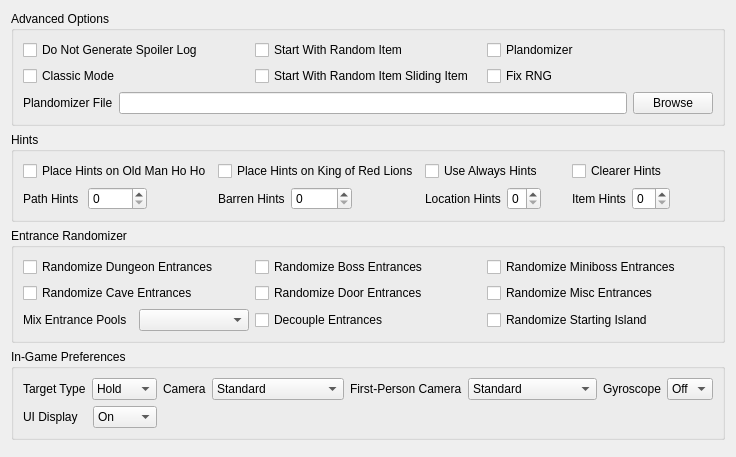
          <widget class="QWidget" name="tab_4">
           <property name="sizePolicy">
            <sizepolicy hsizetype="Preferred" vsizetype="Fixed">
             <horstretch>0</horstretch>
             <verstretch>0</verstretch>
            </sizepolicy>
           </property>
           <attribute name="title">
            <string>Advanced Options</string>
           </attribute>
           <layout class="QVBoxLayout" name="verticalLayout_12">
            <item>
             <widget class="QGroupBox" name="groupBox_4">
              <property name="sizePolicy">
               <sizepolicy hsizetype="Preferred" vsizetype="Maximum">
                <horstretch>0</horstretch>
                <verstretch>0</verstretch>
               </sizepolicy>
              </property>
              <property name="title">
               <string>Advanced Options</string>
              </property>
              <layout class="QVBoxLayout" name="verticalLayout_11">
               <property name="spacing">
                <number>6</number>
               </property>
               <property name="topMargin">
                <number>9</number>
               </property>
               <item>
                <layout class="QGridLayout" name="gridLayout_7">
                 <item row="0" column="2">
                  <widget class="QCheckBox" name="plandomizer">
                   <property name="text">
                    <string>Plandomizer</string>
                   </property>
                  </widget>
                 </item>
                 <item row="0" column="0">
                  <widget class="QCheckBox" name="do_not_generate_spoiler_log">
                   <property name="text">
                    <string>Do Not Generate Spoiler Log</string>
                   </property>
                  </widget>
                 </item>
                 <item row="1" column="2">
                  <widget class="QCheckBox" name="fix_rng">
                   <property name="text">
                    <string>Fix RNG</string>
                   </property>
                  </widget>
                 </item>
                 <item row="1" column="1">
                  <widget class="QCheckBox" name="random_item_slide_item">
                   <property name="text">
                    <string>Start With Random Item Sliding Item</string>
                   </property>
                  </widget>
                 </item>
                 <item row="1" column="0">
                  <widget class="QCheckBox" name="classic_mode">
                   <property name="text">
                    <string>Classic Mode</string>
                   </property>
                  </widget>
                 </item>
                 <item row="0" column="1">
                  <widget class="QCheckBox" name="start_with_random_item">
                   <property name="text">
                    <string>Start With Random Item</string>
                   </property>
                  </widget>
                 </item>
                </layout>
               </item>
               <item>
                <layout class="QGridLayout" name="plandomizer_file_layout">
                 <property name="sizeConstraint">
                  <enum>QLayout::SetNoConstraint</enum>
                 </property>
                 <item row="0" column="0">
                  <widget class="QLabel" name="plandomizer_label">
                   <property name="text">
                    <string>Plandomizer File</string>
                   </property>
                  </widget>
                 </item>
                 <item row="0" column="2">
                  <widget class="QPushButton" name="plandomizer_path_browse_button">
                   <property name="text">
                    <string>Browse</string>
                   </property>
                  </widget>
                 </item>
                 <item row="0" column="1">
                  <widget class="QLineEdit" name="plandomizer_path">
                   <property name="sizePolicy">
                    <sizepolicy hsizetype="Expanding" vsizetype="Fixed">
                     <horstretch>0</horstretch>
                     <verstretch>0</verstretch>
                    </sizepolicy>
                   </property>
                  </widget>
                 </item>
                </layout>
               </item>
              </layout>
             </widget>
            </item>
            <item>
             <widget class="QGroupBox" name="groupBox_5">
              <property name="title">
               <string>Hints</string>
              </property>
              <layout class="QGridLayout" name="gridLayout_8">
               <item row="1" column="1">
                <widget class="QCheckBox" name="korl_hints">
                 <property name="text">
                  <string>Place Hints on King of Red Lions</string>
                 </property>
                </widget>
               </item>
               <item row="2" column="1">
                <layout class="QHBoxLayout" name="horizontalLayout_14">
                 <item>
                  <widget class="QLabel" name="label_for_barren_hints">
                   <property name="text">
                    <string>Barren Hints</string>
                   </property>
                  </widget>
                 </item>
                 <item>
                  <widget class="QSpinBox" name="barren_hints">
                   <property name="maximum">
                    <number>7</number>
                   </property>
                  </widget>
                 </item>
                 <item>
                  <widget class="QWidget" name="widget_4" native="true"/>
                 </item>
                </layout>
               </item>
               <item row="2" column="3">
                <layout class="QHBoxLayout" name="horizontalLayout_16">
                 <item>
                  <widget class="QLabel" name="label_for_item_hints">
                   <property name="text">
                    <string>Item Hints</string>
                   </property>
                  </widget>
                 </item>
                 <item>
                  <widget class="QSpinBox" name="item_hints">
                   <property name="maximum">
                    <number>7</number>
                   </property>
                  </widget>
                 </item>
                 <item>
                  <widget class="QWidget" name="widget_7" native="true"/>
                 </item>
                </layout>
               </item>
               <item row="1" column="0">
                <widget class="QCheckBox" name="ho_ho_hints">
                 <property name="text">
                  <string>Place Hints on Old Man Ho Ho</string>
                 </property>
                </widget>
               </item>
               <item row="1" column="3">
                <widget class="QCheckBox" name="clearer_hints">
                 <property name="text">
                  <string>Clearer Hints</string>
                 </property>
                </widget>
               </item>
               <item row="2" column="2">
                <layout class="QHBoxLayout" name="horizontalLayout_15">
                 <item>
                  <widget class="QLabel" name="label_for_location_hints">
                   <property name="text">
                    <string>Location Hints</string>
                   </property>
                  </widget>
                 </item>
                 <item>
                  <widget class="QSpinBox" name="location_hints">
                   <property name="maximum">
                    <number>7</number>
                   </property>
                  </widget>
                 </item>
                 <item>
                  <widget class="QWidget" name="widget_5" native="true">
                   <property name="maximumSize">
                    <size>
                     <width>55</width>
                     <height>16777215</height>
                    </size>
                   </property>
                  </widget>
                 </item>
                </layout>
               </item>
               <item row="2" column="0">
                <layout class="QHBoxLayout" name="horizontalLayout_8">
                 <item>
                  <widget class="QLabel" name="label_for_path_hints">
                   <property name="text">
                    <string>Path Hints</string>
                   </property>
                  </widget>
                 </item>
                 <item>
                  <widget class="QSpinBox" name="path_hints">
                   <property name="maximum">
                    <number>7</number>
                   </property>
                  </widget>
                 </item>
                 <item>
                  <widget class="QWidget" name="widget_3" native="true"/>
                 </item>
                </layout>
               </item>
               <item row="1" column="2">
                <widget class="QCheckBox" name="use_always_hints">
                 <property name="text">
                  <string>Use Always Hints</string>
                 </property>
                </widget>
               </item>
              </layout>
             </widget>
            </item>
            <item>
             <widget class="QGroupBox" name="groupBox_6">
              <property name="title">
               <string>Entrance Randomizer</string>
              </property>
              <layout class="QGridLayout" name="gridLayout_6">
               <property name="sizeConstraint">
                <enum>QLayout::SetNoConstraint</enum>
               </property>
               <item row="0" column="0">
                <widget class="QCheckBox" name="randomize_dungeon_entrances">
                 <property name="text">
                  <string>Randomize Dungeon Entrances</string>
                 </property>
                </widget>
               </item>
               <item row="0" column="1">
                <widget class="QCheckBox" name="randomize_boss_entrances">
                 <property name="text">
                  <string>Randomize Boss Entrances</string>
                 </property>
                </widget>
               </item>
               <item row="3" column="0">
                <layout class="QGridLayout" name="gridLayout_9">
                 <item row="0" column="1">
                  <widget class="QComboBox" name="mix_pools_combobox">
                   <property name="sizePolicy">
                    <sizepolicy hsizetype="Preferred" vsizetype="Fixed">
                     <horstretch>0</horstretch>
                     <verstretch>0</verstretch>
                    </sizepolicy>
                   </property>
                  </widget>
                 </item>
                 <item row="0" column="0">
                  <widget class="QLabel" name="label_for_mix_pools_combobox">
                   <property name="text">
                    <string>Mix Entrance Pools</string>
                   </property>
                  </widget>
                 </item>
                </layout>
               </item>
               <item row="3" column="1">
                <widget class="QCheckBox" name="decouple_entrances">
                 <property name="text">
                  <string>Decouple Entrances</string>
                 </property>
                </widget>
               </item>
               <item row="3" column="2">
                <widget class="QCheckBox" name="randomize_starting_island">
                 <property name="text">
                  <string>Randomize Starting Island</string>
                 </property>
                </widget>
               </item>
               <item row="2" column="0">
                <widget class="QCheckBox" name="randomize_cave_entrances">
                 <property name="text">
                  <string>Randomize Cave Entrances</string>
                 </property>
                </widget>
               </item>
               <item row="2" column="1">
                <widget class="QCheckBox" name="randomize_door_entrances">
                 <property name="text">
                  <string>Randomize Door Entrances</string>
                 </property>
                </widget>
               </item>
               <item row="2" column="2">
                <widget class="QCheckBox" name="randomize_misc_entrances">
                 <property name="text">
                  <string>Randomize Misc Entrances</string>
                 </property>
                </widget>
               </item>
               <item row="0" column="2">
                <widget class="QCheckBox" name="randomize_miniboss_entrances">
                 <property name="text">
                  <string>Randomize Miniboss Entrances</string>
                 </property>
                </widget>
               </item>
              </layout>
             </widget>
            </item>
            <item>
             <widget class="QGroupBox" name="gridGroupBox_2">
              <property name="title">
               <string>In-Game Preferences</string>
              </property>
              <layout class="QGridLayout" name="gridLayout_11">
               <item row="0" column="3">
                <layout class="QHBoxLayout" name="horizontalLayout_27">
                 <item>
                  <widget class="QLabel" name="label_for_gyroscope">
                   <property name="text">
                    <string>Gyroscope</string>
                   </property>
                  </widget>
                 </item>
                 <item>
                  <widget class="QComboBox" name="gyroscope">
                   <property name="currentText">
                    <string>Off</string>
                   </property>
                   <item>
                    <property name="text">
                     <string>Off</string>
                    </property>
                   </item>
                   <item>
                    <property name="text">
                     <string>On</string>
                    </property>
                   </item>
                  </widget>
                 </item>
                </layout>
               </item>
               <item row="0" column="0">
                <layout class="QHBoxLayout" name="horizontalLayout_24">
                 <item>
                  <widget class="QLabel" name="label_for_target_type">
                   <property name="text">
                    <string>Target Type</string>
                   </property>
                  </widget>
                 </item>
                 <item>
                  <widget class="QComboBox" name="target_type">
                   <item>
                    <property name="text">
                     <string>Hold</string>
                    </property>
                   </item>
                   <item>
                    <property name="text">
                     <string>Switch</string>
                    </property>
                   </item>
                  </widget>
                 </item>
                </layout>
               </item>
               <item row="0" column="2">
                <layout class="QHBoxLayout" name="horizontalLayout_26">
                 <item>
                  <widget class="QLabel" name="label_for_first_person_camera">
                   <property name="text">
                    <string>First-Person Camera</string>
                   </property>
                  </widget>
                 </item>
                 <item>
                  <widget class="QComboBox" name="first_person_camera">
                   <item>
                    <property name="text">
                     <string>Standard</string>
                    </property>
                   </item>
                   <item>
                    <property name="text">
                     <string>Reverse Up/Down</string>
                    </property>
                   </item>
                  </widget>
                 </item>
                </layout>
               </item>
               <item row="0" column="1">
                <layout class="QHBoxLayout" name="horizontalLayout_25">
                 <item>
                  <widget class="QLabel" name="label_for_camera">
                   <property name="text">
                    <string>Camera</string>
                   </property>
                  </widget>
                 </item>
                 <item>
                  <widget class="QComboBox" name="camera">
                   <item>
                    <property name="text">
                     <string>Standard</string>
                    </property>
                   </item>
                   <item>
                    <property name="text">
                     <string>Reverse Left/Right</string>
                    </property>
                   </item>
                  </widget>
                 </item>
                </layout>
               </item>
               <item row="1" column="0">
                <layout class="QHBoxLayout" name="horizontalLayout_28">
                 <item>
                  <widget class="QLabel" name="label_for_ui_display">
                   <property name="text">
                    <string>UI Display</string>
                   </property>
                  </widget>
                 </item>
                 <item>
                  <widget class="QComboBox" name="ui_display">
                   <item>
                    <property name="text">
                     <string>On</string>
                    </property>
                   </item>
                   <item>
                    <property name="text">
                     <string>Off</string>
                    </property>
                   </item>
                  </widget>
                 </item>
                </layout>
               </item>
              </layout>
             </widget>
            </item>
            <item>
             <widget class="QWidget" name="widget_2" native="true"/>
            </item>
           </layout>
          </widget>
